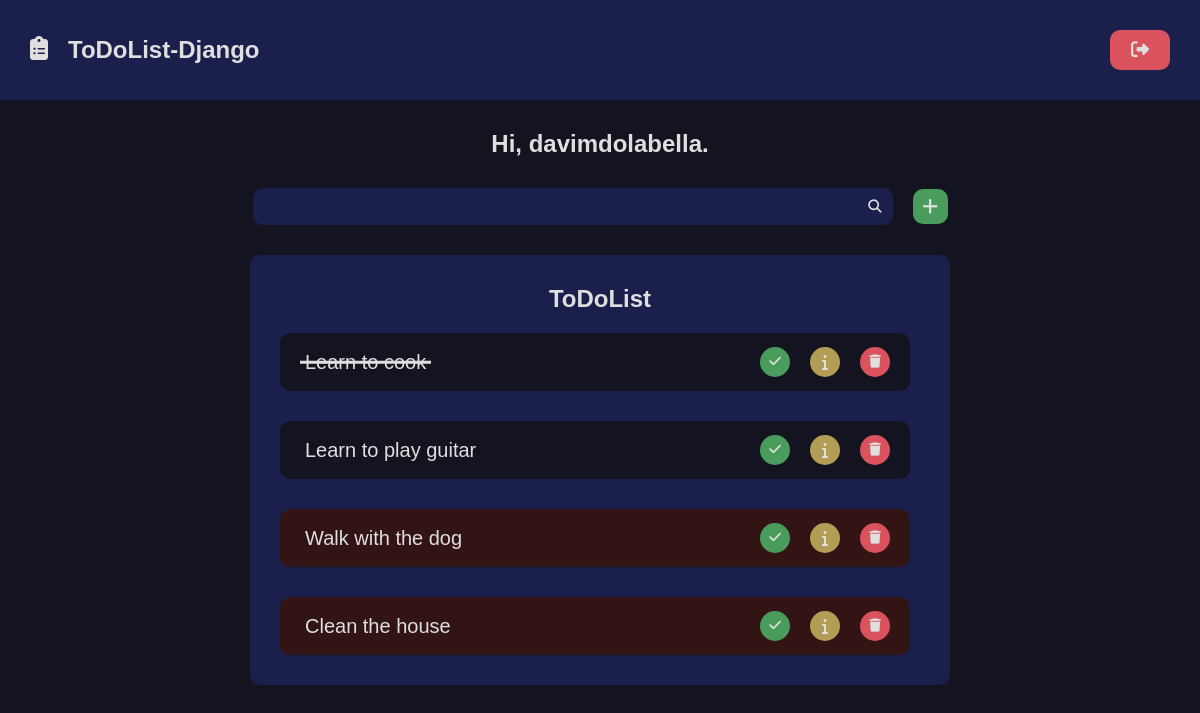
The app's page / (signed in), older data.
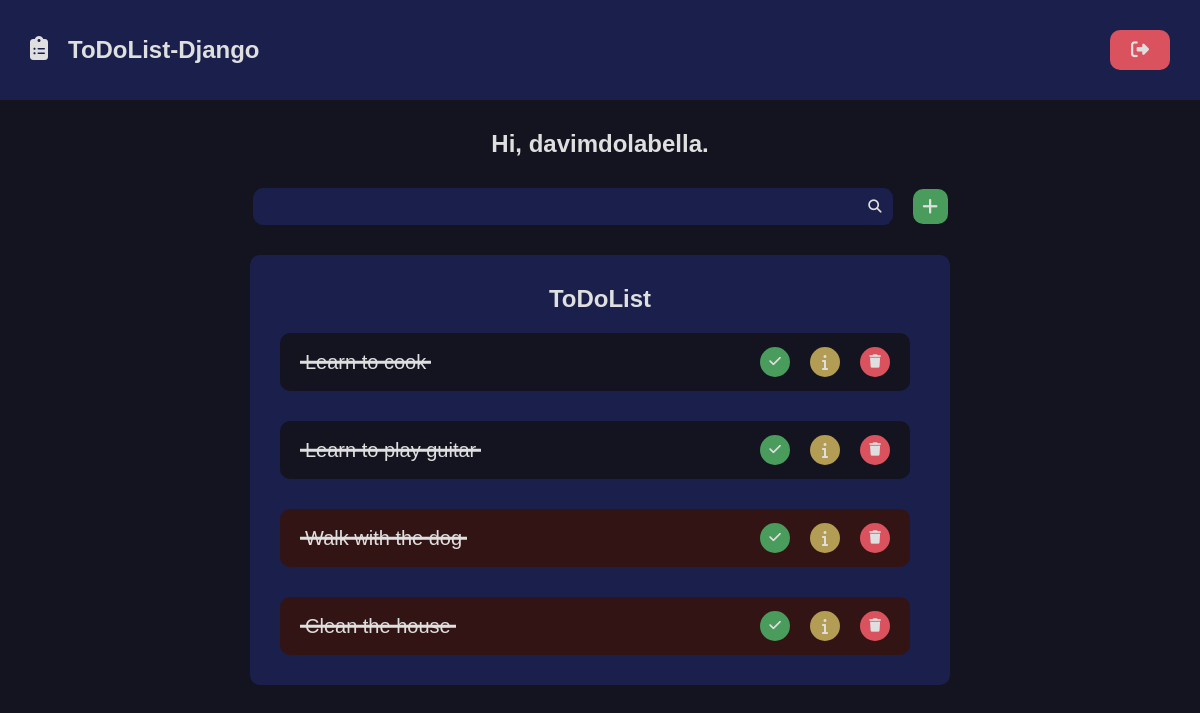
The same page, newer data.
### todolist/models.py (models this page shows, shortened)
class Task(models.Model):
    title = models.CharField(max_length=35)
    description = models.TextField(max_length=500)
    checked = models.BooleanField(default=False)
    deadline = models.DateField()
    created_at = models.DateTimeField(auto_now_add=True)
    updated_at=models.DateTimeField(auto_now=True)
    author = models.ForeignKey(
        User, on_delete=models.SET_NULL, null=True
    )
    @property
    def is_past_deadline(self):
        return datetime.date.today() > self.deadline

### todolist/views.py (the view)
# urls.py: path('', views.home, name='home'),
@login_required(login_url='users:login', redirect_field_name='next')
def home(request):
    tasks = Task.objects.filter(
            author=request.user
        ).order_by('-id')
    return render(request, 'todolist/pages/home.html', {
        'tasks':tasks,
    })

### todolist/templates/todolist/pages/home.html
{% extends "global/base.html" %}
{% block content %}
    <div class="main container">
        {% if not is_detail_page %}
            <h1 class="main_menssage">Hi, {{ request.user.username }}.</h1>
        {% endif %}
        {% include "todolist/partials/todolist.html" %}
    </div>
{% endblock content %}

### base_templates/global/base.html (shortened to what this page needs)
<!DOCTYPE html>
<html lang="pt-br" >
{% include "global/partials/head.html" %}
<body>
    {% include "global/partials/header.html" %}
    <main class="main-container">
        {% block content %}{% endblock content %}
    </main>
</body>
</html>

### base_templates/global/partials/head.html (shortened to what this page needs)
{% load static %}
<head>
    <link rel="stylesheet" href="https://cdnjs.cloudflare.com/ajax/libs/font-awesome/6.7.1/css/fontawesome.min.css" />
    <link rel="stylesheet" href="https://cdnjs.cloudflare.com/ajax/libs/font-awesome/6.7.1/css/brands.min.css" />
    <link rel="stylesheet" href="https://cdnjs.cloudflare.com/ajax/libs/font-awesome/6.7.1/css/solid.min.css" />
    <link rel="stylesheet" href=" {% static "global/css/style.css" %}">
</head>

### base_templates/global/partials/header.html (shortened to what this page needs)
<header class="header-container">
    {% if request.user.username %}
    <div class="header container">
        <h2>
            <a href="{% url 'todolist:home' %}" class="logo">
                <i class="fa-solid fa-clipboard-list logo-icon"></i>
                <span class="logo-text">ToDoList-Django</span>
            </a>
        </h2>
        <form class="inline-form" method="POST" action="{% url 'users:logout' %}">
            <button type="submit" class="logout-button button" title="logout"><i class="fa-solid fa-right-from-bracket"></i></button>
        </form>
    {% endif %}
    </div>
</header>

### base_templates/global/partials/messages.html (shortened to what this page needs)
{% load static %}

### todolist/templates/todolist/partials/todolist.html (shortened to what this page needs)
{% load static %}
{% if is_detail_page %}
<div class="todolist-container">
    {% if task.is_past_deadline %}
    <div class="todolist container border detail is-past-deadline">
    {% else %}
    <div class="todolist container border detail">
    {% endif %}
        <h2>{{task.title}}</h2>
        <div class="list-itens detail">
            {% include "todolist/partials/list_item.html" %}
        </div>
    </div>
</div>
{% else %}
    <div class="todolist-header-container">
        {% include "todolist/partials/search.html" %}
    </div>
    <div class="todolist-container">
        <div class="todolist container border">
            <h2>ToDoList</h2>
            <div class="list-itens">
                {% for task in tasks %}
                    {% include "todolist/partials/list_item.html" %}
                {% empty %}
                    <p>No task found here 😥.</p>
                {% endfor %}
            </div>
        </div>
    </div>
{% endif %}

### todolist/templates/todolist/partials/search.html
<div class="container">
    {% if is_search_page %}
    <form action="{% url 'todolist:search' %}" method="GET" class="search-form focus">
    {% else %}
    <form action="{% url 'todolist:search' %}" method="GET" class="search-form">
    {% endif %}
        <input type="search" class="search-input border" name="q" value="{{ search_term }}" required>
        <button type="submit" class="search-button border"><i class="fa-solid fa-search "></i></button>
    </form>
    <div class="create-new-item-button ">
        <a href="{% url 'todolist:register_task' %}" class="create-new-item-button-link button" title="create-new-item"><i class="fa-solid fa-plus"></i></a>
    </div>
</div>

### todolist/templates/todolist/partials/list_item.html
{% if is_detail_page %}
    <div class="list-item-actions" style="margin-top:1rem;">
        <div class="list-item-action-button">
            <a href="{% url 'todolist:edit_task' task.pk %}" class="list-item-action-button two" title="edit-item"><i class="fa-solid fa-pencil"></i></a>
        </div>
        <div class="list-item-action-button" >
            <button class="list-item-action-button three " title="delete-item"><i class="fa-solid fa-trash"></i></button>
        </div>
    </div>
    <div class="detail list-item border">
        <div class="detail list-item-content">
            {% if task.checked %}
            <p class="detail list-item-text">Status: <span>Done</span></p>
            {% else %}
            <p class="detail list-item-text">Status: <span>Not done</span></p>
            {% endif %}
        </div>
    </div>
    <div class="detail list-item border">
        <div class="detail list-item-content">
            {% if task.is_past_deadline%}
            <p class="detail list-item-text">Deadline Status: <span>Past</span></p>
            {% else %}
            <p class="detail list-item-text">Deadline Status: <span>Not past</span></p>
            {% endif %}
        </div>
    </div>
    <div class="detail list-item border">
        <div class="detail list-item-content">
            <p class="detail list-item-text">Name: <span>{{ task.title }} </span></p>
        </div>
    </div>
    <div class="detail list-item border">
        <div class="detail list-item-content">
            <p class="detail list-item-text">Description: <span>{{ task.description }} </span></p>
        </div>
    </div>
    <div class="detail list-item border">
        <div class="detail list-item-content">
            <p class="detail list-item-text time">Deadline: <span>{{ task.deadline }} </span></p>
        </div>
    </div>
    <div class="detail list-item border">
        <div class="detail list-item-content">
            <p class="detail list-item-text time">Author: <span>{{ task.author.username }} </span></p>
        </div>
    </div>
{% else %}
    {% if task.is_past_deadline %}
        {% if task.checked %}
        <div class="list-item border checked is-past-deadline">
        {% else %}
        <div class="list-item border is-past-deadline">
        {% endif %}
    {% else %}
        {% if task.checked %}
        <div class="list-item border checked">
        {% else %}
        <div class="list-item border">
        {% endif %}
    {% endif %}
        <div class="list-item-content">
            <p class="list-item-text">
                {{ task.title }}
            </p>
        </div>
        <div class="list-item-actions">
            <div class="list-item-action-button">
                <button class="list-item-action-button one" title="check-item" task-id="{{ task.pk }}" csrf-token="{{ csrf_token }}"><i class="fa-solid fa-check"></i></button>
            </div>
            <div class="list-item-action-button">
                <a href="{% url 'todolist:detail' task.pk %}" class="list-item-action-button two" title="details"><i class="fa-solid fa-info"></i></a>
            </div>
            <div class="list-item-action-button" >
                <button class="list-item-action-button three " title="delete-item"><i class="fa-solid fa-trash"></i></button>
            </div>
        </div>
    </div>
{% endif %}

Row changes from the older to the newer data that the page shows:
changed Task "Learn to play guitar": checked False → True (drawn)
changed Task "Walk with the dog": checked False → True (drawn)
changed Task "Clean the house": checked False → True (drawn)
